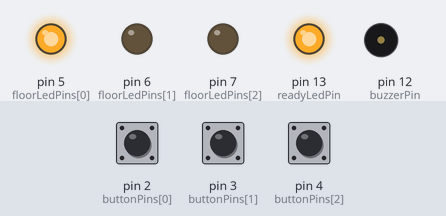
A sketch run on a simulated Arduino Uno, built with avr-gcc and run on an emulated ATmega328P. Parts: output pins drawn as LEDs (lit = HIGH), buzzer (waves = sounding). Dashed ring = blinking. The inputs (shaded band) are chosen by the test bench; at power-on: pin 3 (buttonPins[1]) HIGH, pin 2 (buttonPins[0]) HIGH, pin 4 (buttonPins[2]) HIGH.

Above: at 1.2 s.
1.3 s: pin 3 (buttonPins[1]) pulled LOW for 0.15 s
At 2.0 s:
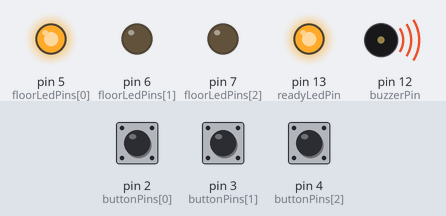
At 3.45 s:
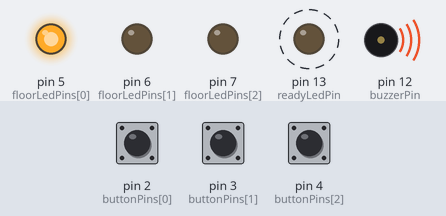
4.4 s: pin 2 (buttonPins[0]) pulled LOW for 3.2 s
At 6.1 s:
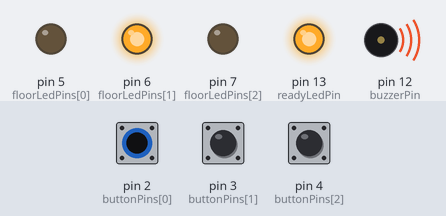
9.1 s: pin 3 (buttonPins[1]) pulled LOW for 3.2 s
13.8 s: pin 4 (buttonPins[2]) pulled LOW for 3.2 s
18.5 s: pin 2 (buttonPins[0]) pulled LOW for 3.2 s
Timing chart, 0 to 24.8 s (numbered marks = the images above; inputs shaded):
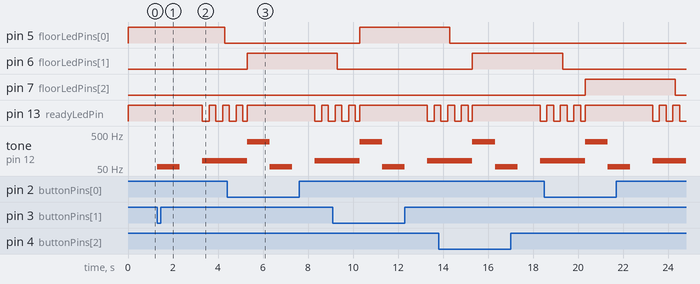

The sketch:

homework2.ino
```cpp
const int buzzerPin = 12;
const int readyLedPin = 13;

const int numFloors = 3;
const int buttonPins[] = {2,3,4};
const int floorLedPins[] = {5,6,7};

const unsigned long timeToCloseDoors = 2000;
const unsigned long timeToMove = 1000;
const unsigned long timeToBlinkLed = 300;

const int noteDuration = 1000;
const int notes[] = {
    // Notes gathered from https://www.arduino.cc/en/Tutorial/BuiltInExamples/toneMelody
    // and kept only the ones that are used for the buzzer
    82, // NOTE_E2
    55, // NOTE_A1
    294 // NOTE_D4
};

bool statusClosedDoors = 0;
bool statusInit = 0;
bool statusFloor = 1;
bool statusReadyLedState = 1;

int currentFloor = 0;
int targetFloor = 0;
int direction = 0;

unsigned long lastMove = 0;
unsigned long lastInit = 0;
unsigned long lastReadyLedBlink = 0;
unsigned long lastSoundPlay = 0;

void setup() {
    pinMode(readyLedPin, OUTPUT);
    pinMode(buzzerPin, OUTPUT);
    for(int i = 0; i < numFloors; i++){
        pinMode(buttonPins[i], INPUT_PULLUP);
        pinMode(floorLedPins[i], OUTPUT);
    }
    digitalWrite(floorLedPins[currentFloor], HIGH);
    digitalWrite(readyLedPin, HIGH);
}

void loop() {
    if(currentFloor == targetFloor){
        stationaryElevator();
        if(isSoundFinished())
            checkInputFloor();
    }
    else{
        // get the millis() value when the elevator should go to the target floor
        // only once and it is used to calculate the time to close the doors
        if(!statusInit)
            initTimer();

        if(!statusClosedDoors)
            closeDoors();
        else
            moveElevator();
    }
}

void stationaryElevator(){

    // resets elevator status and opens doors

    if(statusClosedDoors){
        playSound(1, 2);
        lastSoundPlay = millis();
        statusClosedDoors = 0;
    }
    digitalWrite(readyLedPin, HIGH);
    statusReadyLedState = 1;
    statusInit = 0;
}

void playSound(bool isNoTone, int indSound){
    if(isNoTone)
        noTone(buzzerPin);
    tone(buzzerPin, notes[indSound], noteDuration);
}

int isSoundFinished(){
    return (millis() - lastSoundPlay > noteDuration) || (lastSoundPlay == 0);
}

void checkInputFloor(){
    for(int i = 0; i < numFloors; i++){
        if(digitalRead(buttonPins[i]) == LOW){
            targetFloor = i;
            break;
        }
    }
}

void initTimer(){
    lastInit = millis();
    playSound(1, 1);
    statusInit = 1;
}

void closeDoors(){
    if(millis() - lastInit > timeToCloseDoors){
        digitalWrite(floorLedPins[targetFloor], LOW);
        lastMove = millis();
        statusClosedDoors = 1;
    }
}

void moveElevator(){
    blinkReadyLed();
    playSound(0, 0);

    if(millis() - lastMove > timeToMove){
        lastMove = millis();
        direction = (currentFloor < targetFloor) ? 1 : -1;

        // statusFloor represents the current state of the floor led
        // if statusFloor is 0 -> floor led is on -> it is at a floor
        // if statusFloor is 1 -> floor led is off -> it is between floors

        if(statusFloor){
            digitalWrite(floorLedPins[currentFloor], LOW);
        }
        else{
            currentFloor += direction;
            digitalWrite(floorLedPins[currentFloor], HIGH);
        }

        statusFloor = !statusFloor;
    }
}

void blinkReadyLed(){
    if(millis() - lastReadyLedBlink > timeToBlinkLed){
        lastReadyLedBlink = millis();
        statusReadyLedState = !statusReadyLedState;
        digitalWrite(readyLedPin, statusReadyLedState);
    }
}
```

Measured:
- after the input at 1.3 s, pin 5 (floorLedPins[0]): HIGH → LOW after 3.0 s; pin 13 (readyLedPin): alternates HIGH for 0.30 s and LOW for 0.30 s, starting after 2.0 s; tone on pin 12 (buzzerPin): silent → 55 Hz at once, → silent 1.0 s later, → 82 Hz 1.0 s later
